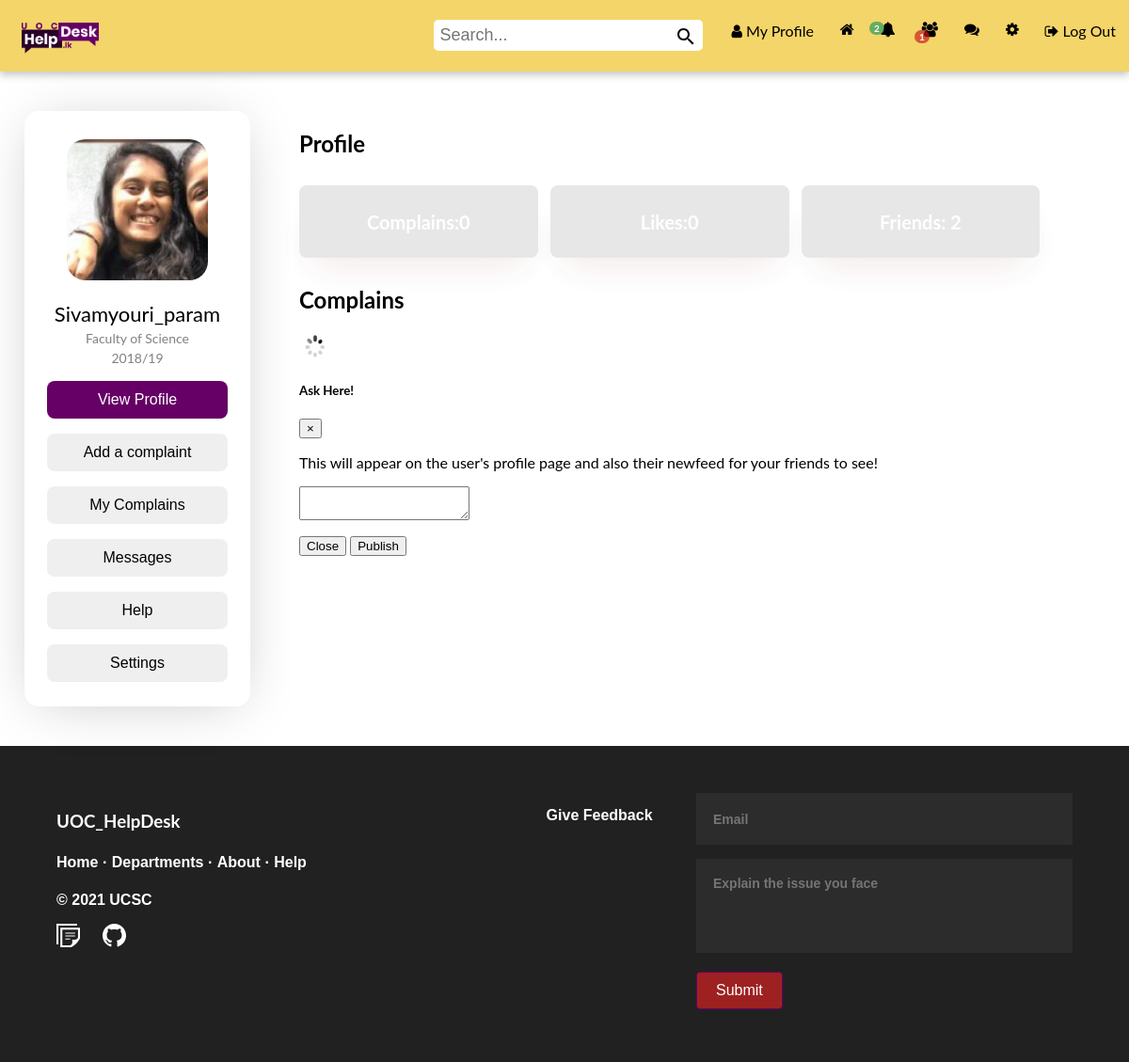
Page /app/views/Sivamyouri_param (signed in) on the earlier database version.
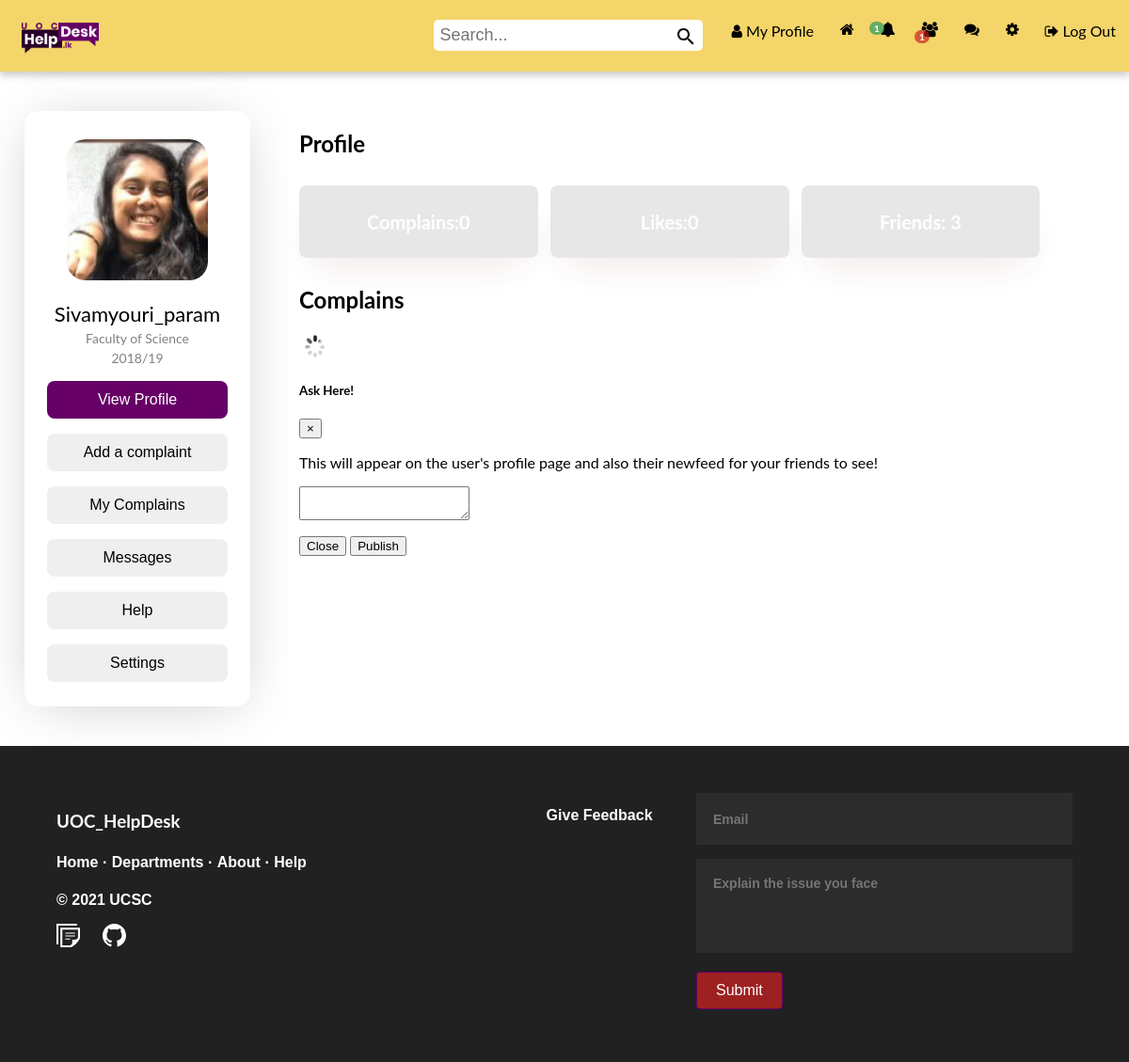
Same page on the later database version.
### tables this page shows
CREATE TABLE IF NOT EXISTS `user` (
  `id` int(11) NOT NULL AUTO_INCREMENT,
  `name` varchar(255) NOT NULL,
  `email` varchar(255) NOT NULL,
  `password` varchar(255) NOT NULL,
  `created_by` datetime NOT NULL DEFAULT CURRENT_TIMESTAMP,
  `profile_pic` varchar(255) DEFAULT NULL,
  `num_posts` int(11) DEFAULT NULL,
  `num_likes` int(255) DEFAULT NULL,
  `user_closed` varchar(3) DEFAULT NULL,
  `friend_array` text,
  `user_roll` varchar(10) NOT NULL DEFAULT 'user',
  `teleNumber` int(10) DEFAULT NULL,
  `address` varchar(500) NOT NULL,
  PRIMARY KEY (`id`)
);

### app/controllers/Notification.php (called while the page is built, shortened)
<?php
class Notification{
    private $con;
    private $user_obj;
    public function __construct($con,$user)
    {
        $this->con = $con;
        $this->user_obj = new User($con,$user);
    }
    public function getUnreadNumber() {
		$userLoggedIn = $this->user_obj->getUsername();
		$query = mysqli_query($this->con, "SELECT * FROM notifications WHERE viewed='no' AND user_to='$userLoggedIn'");
		return mysqli_num_rows($query);
	}
}
?>

### app/controllers/User.php (called while the page is built, shortened)
<?php
class User{
    private $con;
    private $user;
    public function __construct($con,$user)
    {
        $this->con = $con;
        $user_details_query = mysqli_query($con,"SELECT * FROM user WHERE name='$user'");
        $this->user = mysqli_fetch_array($user_details_query);
    }
    public function getUserName(){
        return $this->user['name'];
    }
    public function getNumberOfFriendRequests() {
		$username = $this->user['name'];
		$query = mysqli_query($this->con, "SELECT * FROM friend_requests WHERE user_to='$username'");
		return mysqli_num_rows($query);
	}
}
?>

### app/controllers/Message.php (called while the page is built, shortened)
<?php
class Message{
    private $con;
    private $user_obj;
    public function __construct($con,$user)
    {
        $this->con = $con;
        $this->user_obj = new User($con,$user);
    }
    public function getUnreadNumber() {
		$userLoggedIn = $this->user_obj->getUsername();
		$query = mysqli_query($this->con, "SELECT * FROM messages WHERE viewed='no' AND user_to='$userLoggedIn'");
		return mysqli_num_rows($query);
	}
}
?>

### app/views/profile.php (the view, shortened to what this page needs)
<?php
require '../helpers/headerIn.php';
require '../views/complain.php';
if(isset($_GET['profile_name'])){
    $username = $_GET['profile_name'];
    $user_details_query = mysqli_query($con,"SELECT * FROM user WHERE name='$username'");
    $user_array = mysqli_fetch_array($user_details_query);
    $num_friends = (substr_count($user_array['friend_array'],",")) - 1;
}
?>
<div class="container">
    <div class="column-1 box">
      <?php
        $logged_in_user_obj = new User($con,$userLoggedIn);
        if($userLoggedIn != $username)
        {
              include('../views/friendCard.php');
        }
        else{
              include('../views/pplCard.php');
        }
      ?>
    </div>
    <div class="column-2 box" style="width:90%">
        <h2>Profile</h2>
        <ul class="cards">
				<li class="cards_item">
						<div class="dashCard-topics">
								<h4 class="profileCard_title"><?php echo "Complains:" .  $user_array['num_posts'];?></h4>
						</div>
				</li>
                <li class="cards_item">
                    <div class="dashCard-topics">
                            <h4 class="profileCard_title"><?php echo "Likes:" .  $user_array['num_likes'];?></h4>
                    </div>
				</li>
                <li class="cards_item">
                    <div class="dashCard-topics">
                            <h4 class="profileCard_title"><?php echo "Friends: " . $num_friends;?></h4>
                    </div>
				</li>
        </ul>
        <h2>Complains</h2>
        <div>
        <img id="loading" src="../../public/img/loading.gif">
<div class="modal fade" id="post_form" tabindex="-1" role="dialog" aria-labelledby="postModalLabel" aria-hidden="true">
  <div class="modal-dialog" role="document">
    <div class="modal-content">
      <div class="modal-header">
        <h5 class="modal-title" id="exampleModalLabel">Ask Here!</h5>
        <button type="button" class="close" data-dismiss="modal" aria-label="Close">
          <span aria-hidden="true">&times;</span>
        </button>
      </div>
      <div class="modal-body">
        <p>This will appear on the user's profile page and also their newfeed for your friends to see!</p>
            <form class="profile_post" action="" method="POST">
                <div class="form-group">
                    <textarea class="form-control" name="post_body"></textarea>
                </div>
            </form>
    </div>
      <div class="modal-footer">
        <button type="button" class="btn btn-secondary" data-dismiss="modal">Close</button>
        <button type="button" class="btn btn-primary" name="post_button" id="submit_profile_post">Publish</button>
      </div>
    </div>
  </div>
</div>
</div>
    </div>
</div>
<?php require '../helpers/footer.php';?>

### app/helpers/headerIn.php (shortened to what this page needs)
<?php
    require '../modules/connect.php';
    require '../controllers/User.php';
    require '../controllers/Message.php';
    require '../controllers/Notification.php';
    require '../views/complain.php';
    if(isset($_SESSION['name'])){
        $userLoggedIn = $_SESSION['name'];
    }
    else{
        header("Location:../views/register.php");
    }
?>
<!DOCTYPE html>
    <head>
        <link rel="stylesheet" href="https://cdnjs.cloudflare.com/ajax/libs/font-awesome/4.7.0/css/font-awesome.min.css">
        <link rel="stylesheet" type="text/css" href="../../public/css/temp.css">
        <link rel="stylesheet" href="../../public/css/style.css">
    </head>
    <body>
    <?php
				$messages = new Message($con, $userLoggedIn);
				$notifications = new Notification($con, $userLoggedIn);
				$num_notifications = $notifications->getUnreadNumber();
				$user_obj = new User($con, $userLoggedIn);
				$num_requests = $user_obj->getNumberOfFriendRequests();
		?>
    <div class="navbar" id="navbar">
        <a href="../views/studentDash.php" class="nav-icon active" style="float:left"><img src="../../public/img/logo/landscape.png" style="width:100px; height:auto"></a>
        <a href="../views/logout.php" class="nav-label"><i class="fa fa-sign-out" aria-hidden="true"></i> Log Out </a>
        <a href="../views/settings.php" class="nav-label"><i class="fa fa-cog" aria-hidden="true"></i><span class="nav-label">Settings</span></a>
        <a href="javascript:void(0);" onclick="getDropdownData('<?php echo $userLoggedIn; ?>', 'message')" class="nav-label"><i class="fa fa-comments" aria-hidden="true"></i>
        </a>
        <a href="../views/requests.php" class="nav-label"><i class="fa fa-users" aria-hidden="true"></i><span class="nav-label">Friends</span>
        </a>
         <?php
				if($num_requests > 0)
				 echo '<span class="notification_badge" id="unread_requests">' . $num_requests . '</span>';
				?>
        <a href="javascript:void(0);" onclick="getDropdownData('<?php echo $userLoggedIn; ?>', 'notification')" class="nav-label"><i class="fa fa-bell" aria-hidden="true"></i>
        </a>
        <?php
        if($num_notifications > 0)
				 echo '<span class="notification_badge_notification" id="unread_notification">' . $num_notifications . '</span>';
				?>
        <a href="../views/studentDash.php" class="nav-label"><i class="fa fa-home" aria-hidden="true"></i><span class="nav-label">Home</span></a>
        <a href= "<?php echo $userLoggedIn; ?>" class="nav-label"><i class="fa fa-user" aria-hidden="true"></i>&nbspMy Profile</a>
        <div class="search-bar">
            <form action="search.php" method="GET" name="search_form">
                <input type="text" onkeyup="getLiveSearchUsers(this.value, '<?php echo $userLoggedIn; ?>')" name="q" placeholder="Search..." autocomplete="off" id="search_text_input">
                <button type="submit" class="sbutton"><img src="../../public/img/icons/search.svg"></button>
            </form>
        </div>
    </div>

### app/views/pplCard.php
<div class="card">
	<img src="<?php echo $user['profile_pic'];?>" style="border-radius:20px; margin-top:10px;">
	<p class="pplTitle"><?php echo $user['name']; ?></p>
	<p class="pplFac">Faculty of Science</p>
	<p class="pplFac">2018/19</p>
	<p><button class="pplButton pplButtonMain" onclick="location.href='<?php echo $userLoggedIn; ?>'">View Profile</button></p>
	<p><button class="pplButton" onclick="openForm()">Add a complaint</button></p>
	<p><button class="pplButton" onclick="location.href='inquiry.php';">My Complains</button></p>
	<p><button class="pplButton" onclick="location.href='messages.php';">Messages</button></p>
	<p><button class="pplButton" onclick="location.href='studentHelp.php';">Help</button></p>
	<p><button class="pplButton" onclick="location.href='settings.php';">Settings</button></p>
</div>

### app/helpers/footer.php
<footer class="footer-distributed">
			<div class="footer-left">
				<h3 style="color:white">UOC_HelpDesk</h3>
				<p class="footer-links">
					<a href="navbar#">Home</a>
					·
					<a href="#">Departments</a>
					·
					<a href="#">About</a>
					·
					<a href="#">Help</a>
				</p>
				<p>© 2021 UCSC </p>
				<div class="footer-links">
					<a href="#drive"><img src="../../public/img/icons/document.svg" width="25px" class="invert" style="margin-right: 20px"></a>
					<a href="#github"><img src="../../public/img/icons/github.svg" width="25px" class="invert"></a>
				</div>
			</div>
			<div class="footer-right">
				<p style="Margin-bottom: 10px">Give Feedback</p>
				<form action="" method="post">
					<input type="text" name="email" placeholder="Email">
					<textarea name="message" placeholder="Explain the issue you face"></textarea>
					<input type="submit" value="Submit" class="mainbtn submitbtn">
				</form>
			</div>
</footer>
</body>
</html>

### public/css/temp.css (style rules this page uses)
a { text-decoration: none; color: #000; }
.notification_badge { padding: 3px 7px; font-size: 12px; font-weight: 700; line-height: 1; color: #fff; text-align: center; white-space: nowrap; vertical-align: baseline; background-color: #F00; border-radius: 10px; position: absolute; left: 8px; top: -5px; }

### app/helpers/headerIn.php (style rules this page uses)
body,h1,h2,h3,h4,h5,h6 { font-family: "Lato", sans-serif }
.w3-bar,h1,button { font-family: "Montserrat", sans-serif }

Differences in the rows shown:
changed user "Sivamyouri_param": friend_array "2" → "3"
Other differences:
$num_notifications: "2" → "1"
